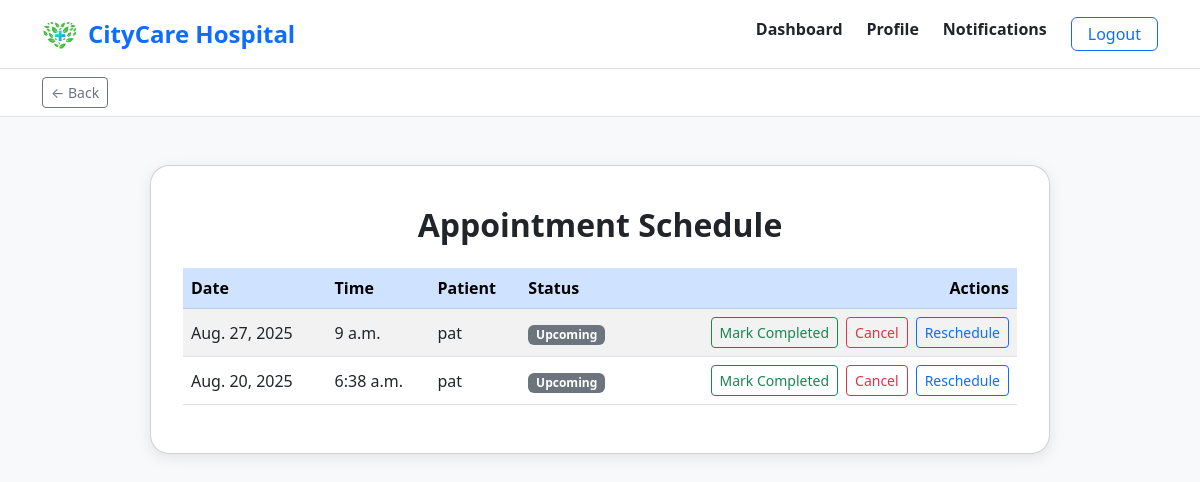
/doctor/appointment-schedule/, run on an earlier commit of the app's database.
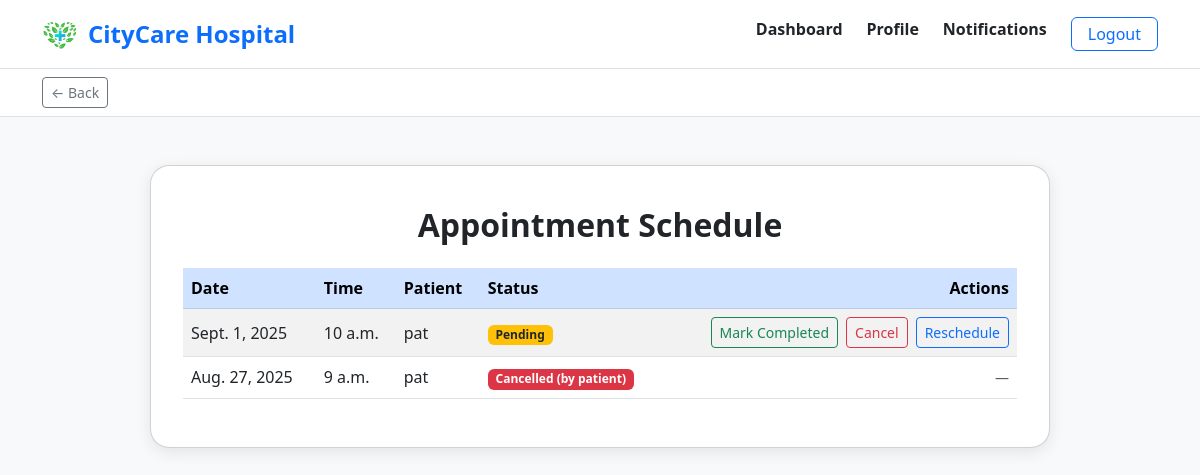
And on a later commit of the database.
### hospital/models.py (models this page shows, shortened)
class Appointment(models.Model):
	patient = models.ForeignKey('Patient', on_delete=models.CASCADE)
	doctor = models.ForeignKey('Doctor', on_delete=models.CASCADE)
	date = models.DateField()
	time = models.TimeField()
	status = models.CharField(max_length=20)

class Patient(models.Model):
	pname = models.CharField(max_length=100)
	dob = models.DateField(null=True, blank=True)
	gender = models.CharField(max_length=10, null=True, blank=True)
	contact = models.CharField(max_length=20)
	address = models.TextField()
	email = models.EmailField(unique=True)
	password = models.CharField(max_length=128)
	insurance_info = models.TextField(blank=True, null=True)

### hospital/views.py (the view)
# urls.py: path('doctor/appointment-schedule/', views.appointment_schedule, name='appointment_schedule'),
def appointment_schedule(request):
	from .models import Appointment, Doctor
	doctor_name = request.session.get('doctor_name')
	doctor = None
	if doctor_name:
		try:
			doctor = Doctor.objects.get(name=doctor_name)
		except Doctor.DoesNotExist:
			doctor = None
	if doctor is None:
		doctor = Doctor.objects.first()
	if doctor:
		schedule = Appointment.objects.filter(doctor=doctor).order_by('-date', '-time')
	else:
		schedule = []
	return render(request, 'doctor/appointment_schedule.html', {'schedule': schedule})

### hospital/templates/doctor/appointment_schedule.html (shortened to what the changed rows need)
{% load static %}
<!DOCTYPE html>
<html lang="en">
<!DOCTYPE html>
<html lang="en">
<head>
    <link rel="stylesheet" href="https://cdn.jsdelivr.net/npm/bootstrap@5.3.0/dist/css/bootstrap.min.css">
</head>
<body>
        <header class="border-bottom bg-white shadow-sm">
                <div class="container py-3 d-flex justify-content-between align-items-center">
                        <div class="d-flex align-items-center">
                                <h1 class="h4 text-primary fw-bold mb-0">CityCare Hospital</h1>
                        </div>
                </div>
        </header>
<div class="container">
    <div class="schedule-card card mt-5">
        <div class="card-body">
            <h2 class="fw-bold text-center mb-4">Appointment Schedule</h2>
            <div class="table-responsive">
                <table class="table table-striped align-middle">
                    <thead class="table-primary">
                        <tr>
                            <th>Date</th>
                            <th>Time</th>
                            <th>Patient</th>
                            <th>Status</th>
                            <th class="text-end">Actions</th>
                        </tr>
                    </thead>
                    <tbody>
                        {% for appt in schedule %}
                        <tr>
                            <td>{{ appt.date }}</td>
                            <td>{{ appt.time }}</td>
                            <td>{{ appt.patient.pname }}</td>
                            <td>
                                {% with s=appt.status|lower %}
                                    {% if 'cancel' in s %}
                                        <span class="badge bg-danger">{{ appt.status }}</span>
                                    {% elif 'complete' in s %}
                                        <span class="badge bg-success">{{ appt.status }}</span>
                                    {% elif 'pending' in s %}
                                        <span class="badge bg-warning text-dark">{{ appt.status }}</span>
                                    {% else %}
                                        <span class="badge bg-secondary">{{ appt.status }}</span>
                                    {% endif %}
                                {% endwith %}
                            </td>
                            <td class="text-end">
                                {% with s=appt.status|lower %}
                                {% if not 'cancel' in s and not 'complete' in s %}
                                <div class="d-flex gap-2 justify-content-end">
                                    <form method="post" action="{% url 'doctor_complete_appointment' appt.id %}">
                                        <button type="submit" class="btn btn-outline-success btn-sm">Mark Completed</button>
                                    </form>
                                    <form method="post" action="{% url 'doctor_cancel_appointment' appt.id %}">
                                        <button type="submit" class="btn btn-outline-danger btn-sm">Cancel</button>
                                    </form>
                                    <a class="btn btn-outline-primary btn-sm" href="{% url 'doctor_reschedule_appointment' appt.id %}">Reschedule</a>
                                </div>
                                {% else %}
                                    <span class="text-muted small">—</span>
                                {% endif %}
                                {% endwith %}
                            </td>
                        </tr>
                        {% empty %}
                        <tr><td colspan="5" class="text-center">No appointments found.</td></tr>
                        {% endfor %}
                    </tbody>
                </table>
            </div>
        </div>
    </div>
</div>
</body>
</html>

What changed in the data, as far as the page shows it:
changed Appointment: date "Aug. 20, 2025" → "Sept. 1, 2025"; time "6:38 a.m." → "10 a.m."; status "Upcoming" → "Pending"; moves up the list
changed Appointment: status "Upcoming" → "Cancelled (by patient)"; text "Mark Completed Cancel Reschedule" → "—"
